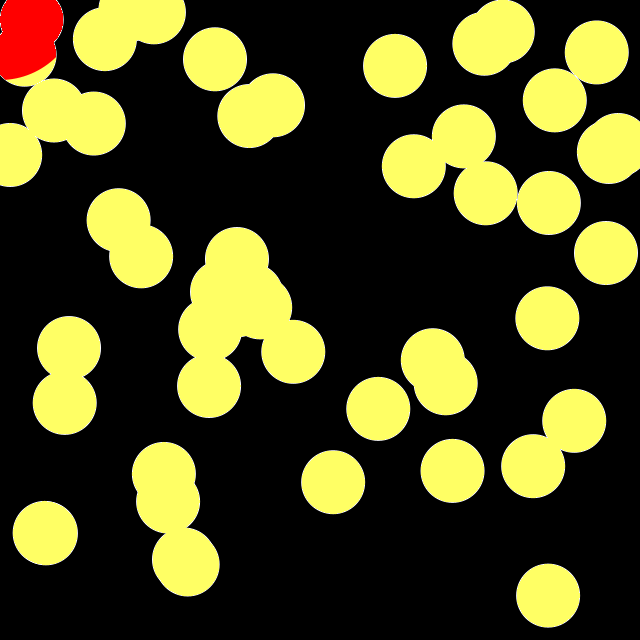
Frame 1 (no input)
Frame 60 (the mouse pressed at the canvas centre just before this capture): identical to frame 1, image omitted
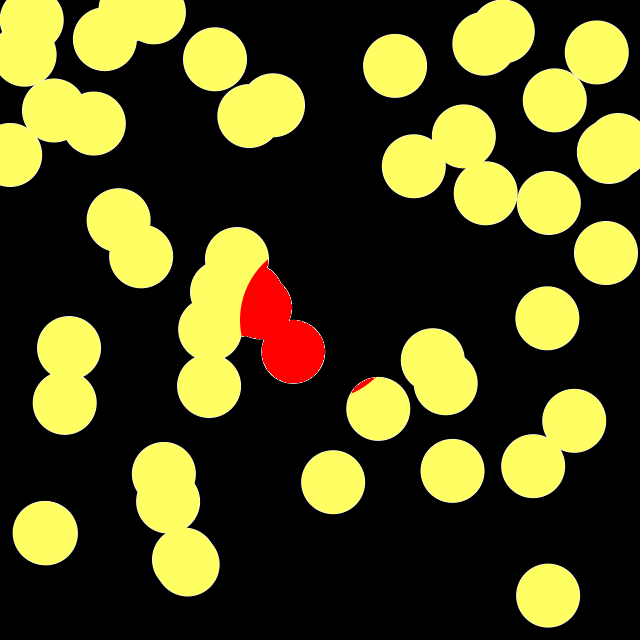
Frame 120 (the mouse held since frame 60 and released just before this capture)

The Processing sketch that drew these frames (run headless with seeded random() and noise(); from frame 60 on, the mouse is pressed at the canvas centre):

// Processing sketch: maskViaPImage
// ── maskViaPImage.pde
PImage maskImage;
int[] maskArray;
int WHITE = color(255);
int BLACK = color(0);

void setup() {
  size(640, 640);

  drawDemoMask();
  maskArray = copyScreenPixels();
}

void draw() {
  background(255, 255, 100);

  noStroke();
  fill(255, 0, 0);
  ellipse(mouseX, mouseY, width/4, height/4);
  maskPixels(maskArray);
}

void drawDemoMask() {
  background(0);
  fill(255);
  noSmooth();
  noStroke();
  for (int i = 0; i < 50; ++i) {
    ellipse(random(width), random(height), width/10, height/10);
  }
}

void maskPixels(int[] maskPixels) {
  loadPixels();
  for (int i = 0; i < pixels.length;++i) {
    int mPxl = maskPixels[i];
    if (mPxl != WHITE) {
      pixels[i] = mPxl;
    }
  }
  updatePixels();
}

int[] copyScreenPixels() {
  loadPixels();
  int[] pixelsCopy = new int[pixels.length];
  for (int i = 0; i < pixels.length;++i) {
    pixelsCopy[i] = pixels[i];
  }
  return pixelsCopy;
}
